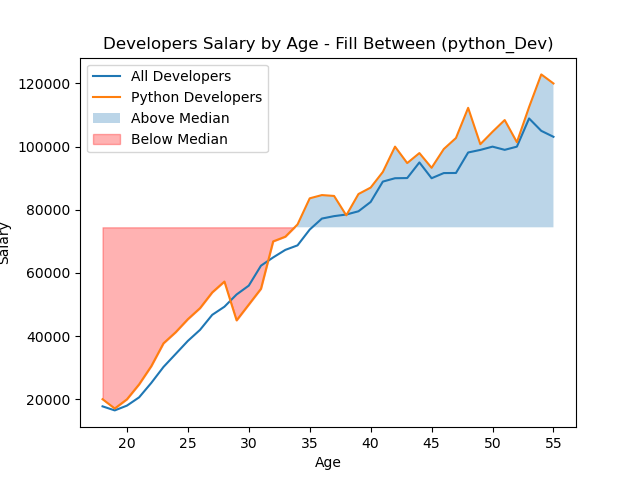

Source code (Python):
import matplotlib.pyplot as plt
import pandas as pd
# plt.xkcd()
data = pd.read_csv("data:part5.csv")
# print(data)
ages = data['Age']
All_dev = data['All_Devs']
Python_dev = data['Python']
JavaScript_dev = data['JavaScript']
median_value = int(Python_dev.mean())

# print(median_value)
plt.plot(ages, All_dev, label="All Developers")
plt.plot(ages, Python_dev, label="Python Developers")

# plt.fill_between(ages, Python_dev, median_value, alpha=0.3)


plt.fill_between(ages, Python_dev, median_value, where=(
    Python_dev > median_value),  alpha=0.3, label="Above Median", interpolate=True)

plt.fill_between(ages, Python_dev, median_value, where=(
    Python_dev < median_value), color='red', alpha=0.3, label="Below Median", interpolate=True)
plt.title("Developers Salary by Age - Fill Between (python_Dev)")
plt.legend()
plt.xlabel("Age")
plt.ylabel("Salary")
# plt.savefig("part-5.png")
plt.show()
